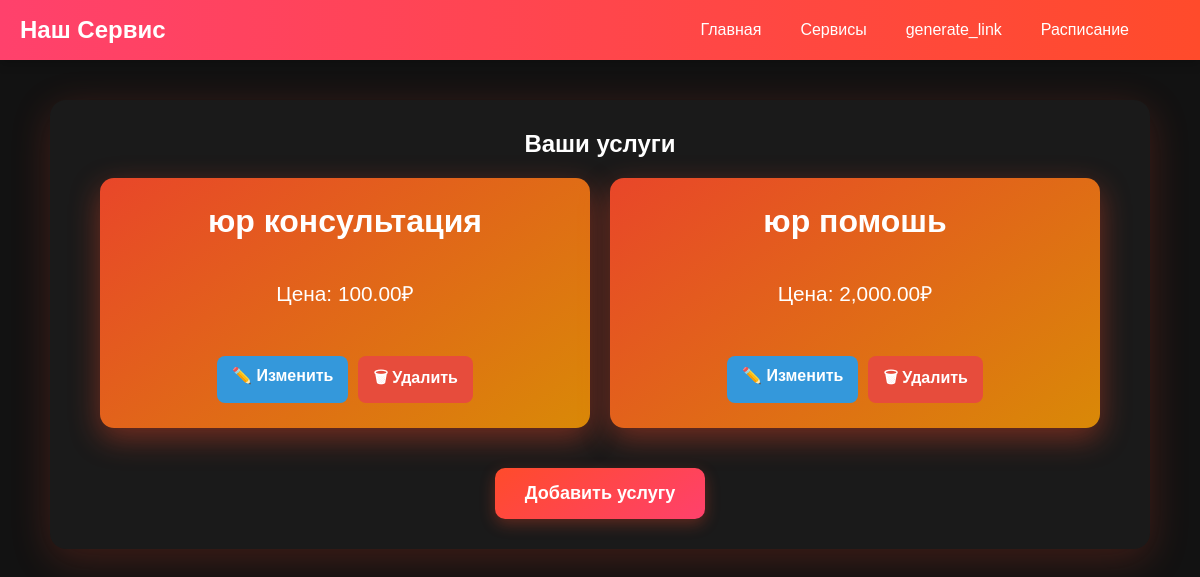
Screenshot of /services/ (signed in) with the database file from the repository.
### services/models.py (models this page shows, shortened)
class ServiceModel(models.Model):
    user = models.ForeignKey(User, verbose_name= "", on_delete=models.CASCADE)
    name = models.CharField('service', max_length=250)
    price = models.DecimalField('price',max_digits=6, decimal_places=2)
    description = models.TextField(blank = True, null=True)
    class Meta:
        verbose_name = ("Service")
        verbose_name_plural = ("Services")

### services/views.py (the view)
# urls.py: path('', ServiceView.as_view(), name='service_list'),
class ServiceView(LoginRequiredMixin, ListView):
    model = ServiceModel
    template_name = 'services/service_page.html'
    context_object_name = 'services'
    def get_queryset(self):
        return ServiceModel.objects.filter(user=self.request.user)  # Только свои услуги

### schedule/models.py (called while the page is built)
    @staticmethod
    def delete_past_days():
        today = date.today()
        past_days = DaySchedule.objects.filter(date__lt=today)  # Все дни до сегодняшнего
        for day in past_days:
            day.time_slots.all().delete()  # Удаляем временные слоты
        past_days.delete()  # Удаляем сами дни

### services/templates/services/service_page.html (shortened to what this page needs)
{% extends "main_page/base.html" %}
{% load static %}
{% load humanize %}
{% block extra_css %}
    <link rel="stylesheet" href="{% static 'services/css/service_page.css' %}">
    <link rel="stylesheet" href="{% static 'main_page/css/navbar.css' %}">
    <link href='https://unpkg.com/boxicons@2.1.4/css/boxicons.min.css' rel='stylesheet'>
{% endblock %}
{% block body %}
{% include "main_page/base.html" %}
    <div class="service-container">
        <h2>Ваши услуги</h2>
        <div class="service-list">
            {% for service in services %}
                <div class="service-item">
                    <h3>{{ service.name }}</h3>
                    <p>Цена: {{ service.price|intcomma }}₽</p>
                    <div class="service-actions">
                        <a href="{% url 'service:service_update' service.pk %}" class="edit-button">
                            ✏️ Изменить
                        </a>
                        <form method="POST" action="{% url 'service:service_delete' service.pk %}" style="display:inline;">
                            <button type="submit" class="delete-button" onclick="return confirm('Удалить услугу {{ service.name }}?');">
                                🗑 Удалить
                            </button>
                        </form>
                    </div>
                </div>
            {% empty %}
                <p>У вас еще нет услуг.</p>
            {% endfor %}
        </div>
        <a href="{% url 'service:service_add' %}" class="add-service-button">Добавить услугу</a>
    </div>
{% endblock %}

### services/static/services/css/service_page.css (style rules this page uses)
body { font-family: 'Poppins', sans-serif; margin: 0; padding: 0; background-color: #0d0d0d; color: #fff; text-align: center; }
.service-container { max-width: 1100px; margin: 40px auto; padding: 30px; background: #1a1a1a; border-radius: 16px; box-shadow: 0 10px 40px rgba(255, 75, 43, 0.2); animation: fadeIn 0.8s ease-in-out; }
.service-list { display: grid; grid-template-columns: repeat(2, 1fr); gap: 20px; padding: 20px; }
.service-item { background: linear-gradient(145deg, rgba(255, 75, 43, 0.9), rgba(238, 149, 5, 0.9)); color: #fff; padding: 25px; border-radius: 14px; box-shadow: 0 10px 30px rgba(255, 75, 43, 0.4); text-align: center; transition: transform 0.3s ease, box-shadow 0.3s ease; display: flex; flex-direction: column; align-items: center; justify-content: space-between; min-height: 250px; }
.service-item h3 { font-size: 2em; font-weight: 600; margin-bottom: 15px; }
.service-item p { font-size: 1.3em; margin-bottom: 15px; }
.add-service-button { display: inline-block; margin-top: 20px; padding: 15px 30px; font-size: 18px; color: white; background: linear-gradient(145deg, #FF4B2B, #FF416C); border: none; border-radius: 10px; text-decoration: none; font-weight: 600; box-shadow: 0 5px 15px rgba(255, 75, 43, 0.3); transition: transform 0.3s ease, box-shadow 0.3s ease; }
.delete-button { background: linear-gradient(145deg, #e60000, #ff1a1a); color: white; border: none; padding: 10px 18px; border-radius: 8px; font-size: 16px; font-weight: bold; cursor: pointer; transition: transform 0.2s ease, box-shadow 0.3s ease; width: 100%; margin-top: auto; }
.service-actions { display: flex; gap: 10px; margin-top: 10px; }
.edit-button { display: inline-block; padding: 10px 15px; font-size: 16px; font-weight: bold; text-decoration: none; color: white; background: #3498db; border-radius: 8px; transition: 0.3s; }
.delete-button { padding: 10px 15px; font-size: 16px; font-weight: bold; border: none; border-radius: 8px; background: #e74c3c; color: white; cursor: pointer; transition: 0.3s; }

### main_page/static/main_page/css/navbar.css (style rules this page uses)
* { margin: 0; padding: 0; box-sizing: border-box; }
body { font-family: 'Poppins', sans-serif; background-color: #121212; color: #fff; padding-top: 60px; }

### rows the page displays
ServiceModel: name "юр консультация", price "100.00"
ServiceModel: name "юр помошь", price "2,000.00"
